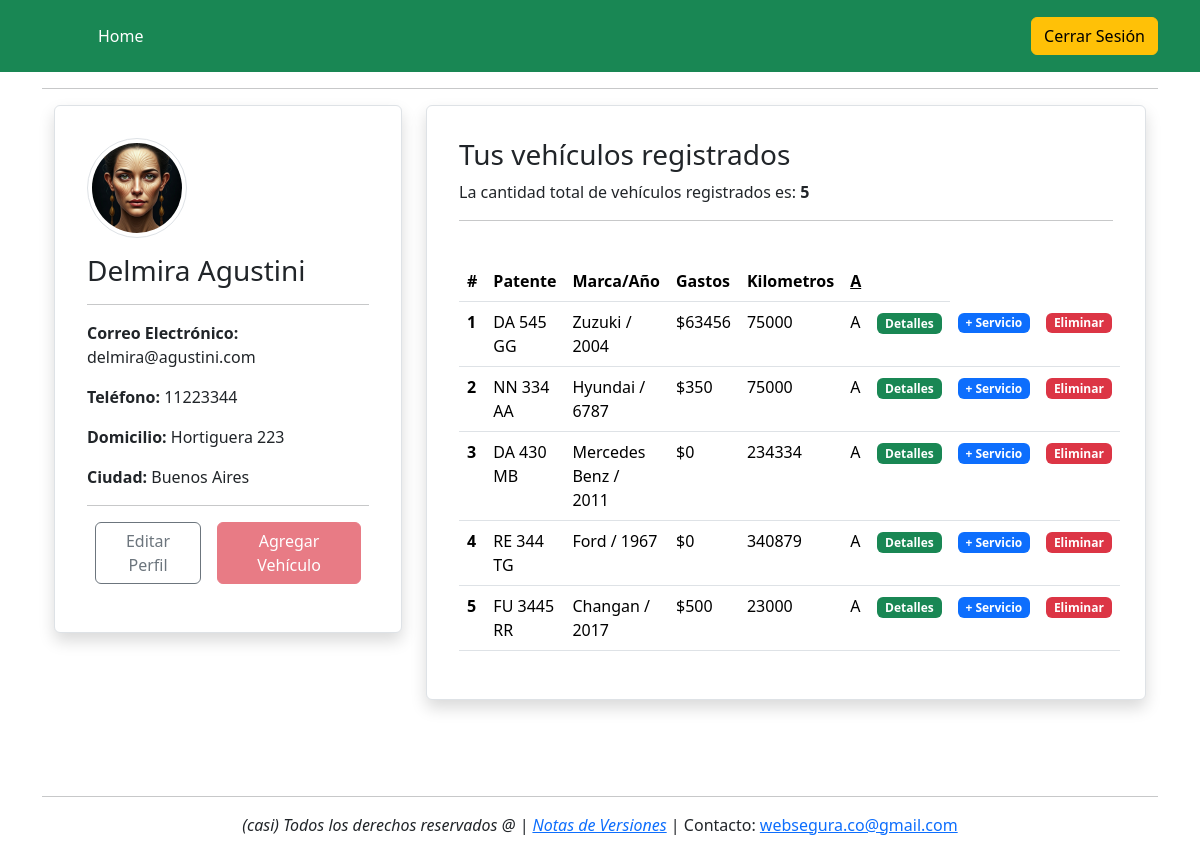
The app's page /profile/ (signed in) with its own data.
### accounts/models.py (models this page shows, shortened)
class Profile(models.Model):
    user = models.OneToOneField(User, on_delete=models.CASCADE, related_name='profile', verbose_name='Usuario')
    email = models.EmailField(max_length=254, unique=True, blank=True, null=True,verbose_name='Correo Electrónico')
    image = models.ImageField(default='default.jpg', upload_to='users/', verbose_name='Imagen')
    telephone = models.CharField(max_length=15, blank=True, null=True, verbose_name='Teléfono')
    address = models.CharField(max_length=255, blank=True, null=True, verbose_name='Dirección')
    city = models.CharField(max_length=100, blank=True, null=True, verbose_name='Ciudad')
    zip_code = models.CharField(max_length=10, blank=True, null=True, verbose_name='Código Postal')
    location = models.CharField(max_length=100, blank=True, null=True, verbose_name='Barrio')
    created_at = models.DateField(auto_now_add=True)
    garage = models.CharField(max_length=255, blank=True, null=True, verbose_name='Nombre del Taller')
    professional_license = models.CharField(max_length=50, blank=True, null=True)
    website = models.URLField(max_length=200, blank=True, null=True, verbose_name='Sitio Web')
    class Meta:
        verbose_name = 'Perfil'
        verbose_name_plural = 'Perfiles'
        ordering = ['-created_at']
    def is_mechanic(self):
        return self.user.groups.filter(name='Mecanicos').exists()
    def is_particular(self):
        return self.user.groups.filter(name='Particulares').exists()

### autocare/models.py (models this page shows, shortened)
class Vehicle(models.Model):
    def current_year():
        return datetime.date.today().year
    owner = models.ForeignKey(User, on_delete=models.CASCADE, verbose_name='Titular', related_name='vehicle_owner')
    plate = models.CharField(max_length=10, verbose_name='Patente')
    brand = models.CharField(max_length=50, choices=BRAND_CHOICES, verbose_name='Marca')
    moddel = models.CharField(max_length=50, verbose_name='Modelo')
    year = models.IntegerField(default=current_year, verbose_name='Año')
    color = models.CharField(max_length=50, verbose_name='Color')
    mileage = models.IntegerField(verbose_name='Kilometraje')
    car_mechanic = models.ForeignKey(User, on_delete=models.CASCADE, blank=True, null=True, verbose_name='Mecánico Asignado', related_name='assigned_mechanic')
    created_at = models.DateField(auto_now_add=True, verbose_name='Fecha Creación')
    def __str__(self):
        return self.plate
    def total_service_cost(self):
        from django.db.models import Sum
        return self.service_set.aggregate(total_cost=Sum('cost'))['total_cost'] or 0

### autocare/views.py (the view, shortened to what this page needs)
# urls.py: path('profile/', ProfileView.as_view(), name='profile'),
class ProfileView(TemplateView):
    template_name = 'profile/profile.html'
    def get_context_data(self, **kwargs):
        context = super().get_context_data(**kwargs)
        user = self.request.user
        context['assigned_vehicles'] = Vehicle.objects.filter(owner=user)
        context['vehicles'] = Vehicle.objects.filter(owner=user)
        context['assignment_status'] = [
            {'plate': vehicle.plate, 'status': 'A' if vehicle.car_mechanic else 'U'}
            for vehicle in context['vehicles']
        ]
        if self.request.user.is_anonymous:
            context['object_list'] = Vehicle.objects.none()
        else:
            context['object_list'] = Vehicle.objects.filter(owner=self.request.user)
            context['cantidad_vehiculos'] = context['object_list'].count()
            if user.profile.is_mechanic:
                assigned_vehicles = Vehicle.objects.filter(car_mechanic=user)
                print("query de vehiculos asignados: ", assigned_vehicles)
                print("usuario: ", user)
                print("contador de vehiculos asignados: ", assigned_vehicles.count())
                context['assigned_vehicles'] = assigned_vehicles
        context ['user_form'] = UserForm(instance=user)
        context ['profile_form'] = ProfileForm(instance=user.profile)
        return context

### templates/profile/profile.html (shortened to what this page needs)
{% extends 'base.html' %}
{% block content %}
<hr>
<div class="container my-3">
  <div class="row">
    <div class="col-md-4">
          <div class="card border rounded-2 shadow p-3 mb-3">
            <div class="card-body">
              <img class="img-thumbnail rounded-circle mb-3" src=" {{ user.profile.image.url }} " alt="{{ user.username }}" style="width: 100px;">
              <h3> {{ user.first_name }} {{ user.last_name }} </h3>
              <hr>
              <p><strong>Correo Electrónico: </strong> {{ user.email }} </p>
              <p><strong>Teléfono: </strong> {{ user.profile.telephone }} </p>
              <p><strong>Domicilio: </strong> {{ user.profile.address }} </p>
              <p><strong>Ciudad: </strong> {{ user.profile.location }} </p>
              <hr>
                  <div class="d-flex justify-content-center my-3">
                      <button type="button" class="btn btn-outline-secondary mx-2" data-bs-toggle="modal" data-bs-target="#editProfileModal">
                        Editar Perfil
                      </button>
                      {% if cantidad_vehiculos < 3 %}
                      <a class="btn btn-danger mx-2" href="{% url 'vehicle_list' %}">Agregar Vehículo</a>
                      {% else %}
                      <a class="btn btn-danger mx-2 disabled" href="#">Agregar Vehículo</a>
                      {% endif %}
                  </div>
          </div>
          </div>
    </div>
      <div class="col-md-8">
        <div class="card border rounded-2 shadow p-3 mb-3">
          <div class="card-body">
            <h3>Tus vehículos registrados</h3>
            <p>La cantidad total de vehículos registrados es:
              <strong> {{ cantidad_vehiculos }} </strong></p>
              <hr>
              <br>
              {% include 'includes/_vehicles_table.html' %}
          </div>
        </div>
      </div>
  </div>
</div>
{% endblock %}

### templates/base.html (shortened to what this page needs)
<!DOCTYPE html>
<html lang="en">
<head>
  <link href="https://cdn.jsdelivr.net/npm/bootstrap@5.3.3/dist/css/bootstrap.min.css" rel="stylesheet">
</head>
<body>
  {% include 'navbar.html' %}
  <div class="container">
      {% block content %}
      {% endblock %}
    </div>
    {% include 'footer.html' %}
</body>
</html>

### templates/navbar.html (shortened to what this page needs)
{% if user.is_authenticated %}
  {%  if user.profile.is_mechanic %}
    <header class="p-3 text-bg-dark bg-secondary">
  {% elif user.profile.is_particular %}
    <header class="p-3 text-bg-dark bg-success">
  {% endif %}
{% else %}
  <header class="p-3 text-bg-dark bg-success">
{% endif %}
  <div class="container">
    <div class="d-flex flex-wrap align-items-center justify-content-center justify-content-lg-start">
      <a href="/" class="d-flex align-items-center mb-2 mb-lg-0 text-white text-decoration-none">
        <svg class="bi me-2" width="40" height="32" role="img" aria-label="Bootstrap"><use xlink:href="#bootstrap"></use></svg>
      </a>
      {% if user.is_authenticated %}
        {%  if user.profile.is_mechanic %}
          <ul class="nav col-12 col-lg-auto me-lg-auto mb-2 justify-content-center mb-md-0 bg-secondary">
        {% elif user.profile.is_particular %}
          <ul class="nav col-12 col-lg-auto me-lg-auto mb-2 justify-content-center mb-md-0 bg-success">
        {% endif %}
      {% else %}
        <ul class="nav col-12 col-lg-auto me-lg-auto mb-2 justify-content-center mb-md-0 bg-success">
      {% endif %}
      {% if user.is_authenticated %}
        <li><a href="{% url 'profile' %}" class="nav-link px-2 text-white">Home</a></li>
      {% else %}
        <li><a href="{% url 'home' %}" class="nav-link px-2 text-white">Home</a></li>
      {% endif %}
      </ul>
      <div class="text-end">
        {% if user.is_authenticated %}
        <form method="post" action="{% url 'logout' %}">
          <button type="submit" class="btn btn-warning">Cerrar Sesión</button>
        </form>
        {% else %}
        <a class="btn btn-outline-light me-2" href="{% url 'login' %}">Ingresar</a>
        <a class="btn btn-warning" href="{% url 'register' %}">Registrarse</a>
        {% endif %}
      </div>
    </div>
  </div>
</header>

### templates/includes/_vehicles_table.html
<table class="table table-hover">
    <thead>
        <tr>
        <th scope="col">#</th>
        <th scope="col">Patente</th>
        <th scope="col">Marca/Año</th>
        <th scope="col">Gastos</th>
        <th scope="col">Kilometros</th>
        <th scope="col"><u>A</u></th>
        <th scope="col"></th>
        </tr>
    </thead>
    <tbody>
        {% for car in object_list.all %}
            <tr>
                <th scope="row"> {{ forloop.counter }} </th>
                <td> {{ car.plate }} </td>
                <td> {{ car.brand }} / {{ car.year }} </td>
                <td> ${{ car.total_service_cost }} </td>
                <td> {{ car.mileage }} </td>
                <td>{% if car.car_mechanic %} A {% else %} U {% endif %}</td>
                <td scope="col">
                    <div class="col-xl-4 themed-grid-col">
                        <a href="{% url 'vehicle_detail' car.id %}" class="badge text-bg-success text-decoration-none">
                            Detalles
                        </a>
                    </div>
                </td>
                <td scope="col">
                    <div class="col-xl-4 themed-grid-col">
                        <a href="{% url 'add_service' car.id %}" class="badge text-bg-primary text-decoration-none">
                            + Servicio
                        </a>
                    </div>
                </td>
                <td scope="col">
                    <div class="col-xl-4 themed-grid-col">
                        <a href="{% url 'vehicle_delete' car.id %}" class="badge text-bg-danger text-decoration-none">
                            Eliminar
                        </a>
                    </div>
                </td>
            </tr>
        {% endfor %}
    </tbody>
</table>

### templates/footer.html
<br><br>
<div class="container">
    <hr>
    <p align="center"><i>(casi) Todos los derechos reservados @ | <a href="{% url 'versiones' %}">Notas de Versiones</a></i> | Contacto: <a href="mailto:">websegura.co@gmail.com</a></p>
</div>

### records on screen
Vehicle: plate "DA 545 GG", brand "Zuzuki", year "2004", total_service_cost "63456", mileage "75000"
Vehicle: plate "NN 334 AA", brand "Hyundai", year "6787", total_service_cost "350", mileage "75000"
Vehicle: plate "DA 430 MB", brand "Mercedes Benz", year "2011", total_service_cost "0", mileage "234334"
Vehicle: plate "RE 344 TG", brand "Ford", year "1967", total_service_cost "0", mileage "340879", shows "A"
Vehicle: plate "FU 3445 RR", brand "Changan", year "2017", total_service_cost "500", mileage "23000", shows "A"

### other values on screen
{{ user.first_name }} "Delmira"
{{ user.last_name }} "Agustini"
{{ user.email }} "delmira@agustini.com"
{{ user.profile.telephone }} "11223344"
{{ user.profile.address }} "Hortiguera 223"
{{ user.profile.location }} "Buenos Aires"
{{ cantidad_vehiculos }} "5"
